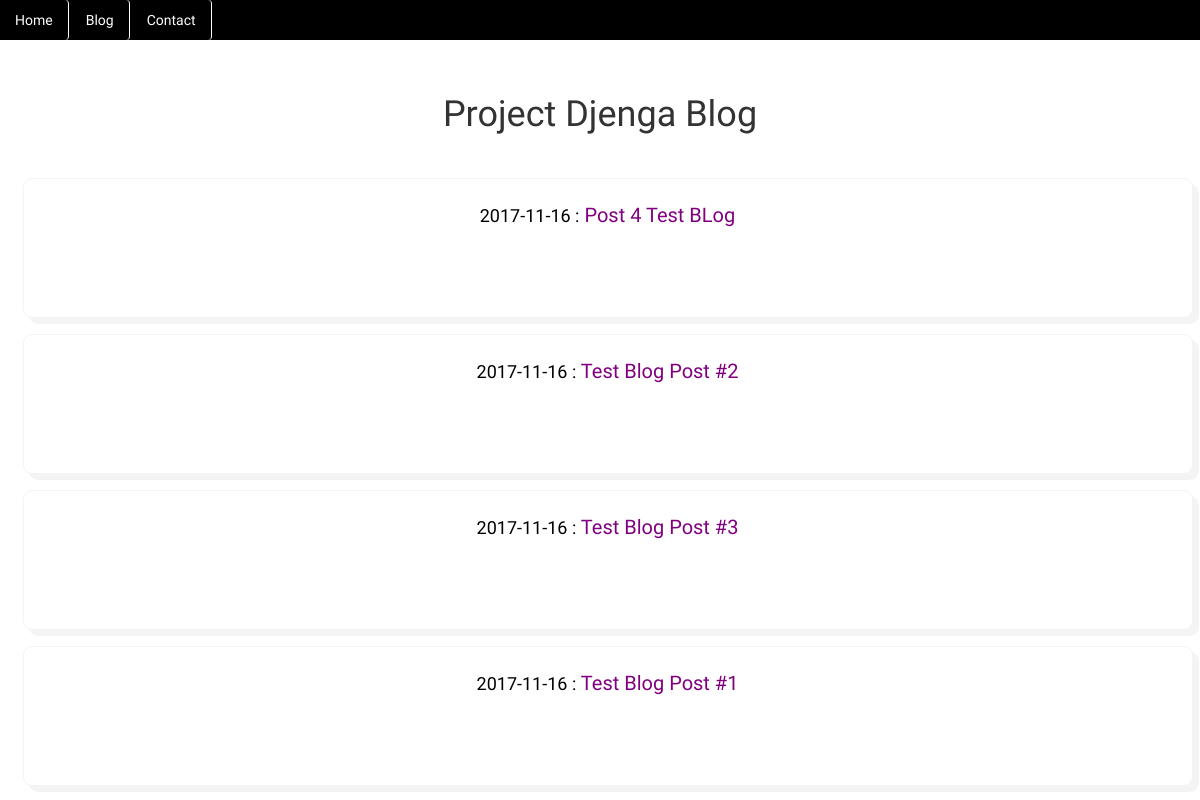
The page /blog/ on the database as committed earlier.
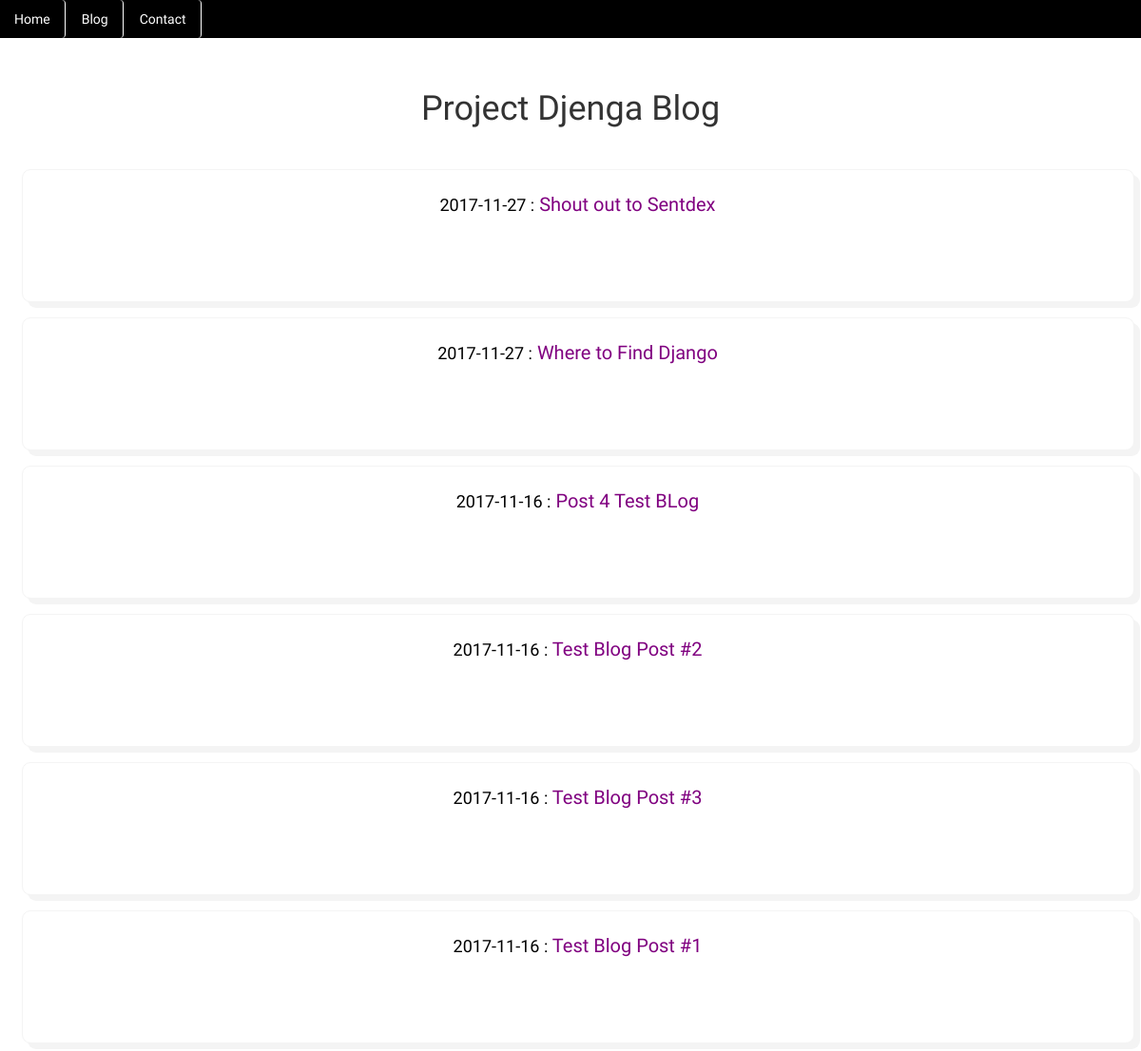
The same page on the database as committed later.
### blog/models.py (models this page shows, shortened)
class Post(models.Model):
    title = models.CharField(max_length = 140)
    body = models.TextField()
    date = models.DateTimeField()

### blog/templates/blog/blog.html
{% extends "webapp/mainHeader.html" %} {% block navbar %} {% include "webapp/navigation.html" %} {% endblock navbar %} {% block body %}
<div class="container">
	<div class="row titleRow text-center">
		<div class="col-md-12">
			<h1> Project Djenga Blog </h1>
		</div>
	</div>
</div>
{% for post in object_list %}
<div class="container">
	<div class="row">
		<div class="col-md-12 postEntry">
			<h4>{{ post.date|date:"Y-m-d" }} :<a href="/blog/{{post.id}}">  {{ post.title }}</a></h4>
		</div>
	</div>
</div>
{% endfor %} {% endblock %}

Rows that differ between the two databases and show on the page:
added Post: date "2017-11-27", title "Shout out to Sentdex"
added Post: date "2017-11-27", title "Where to Find Django"
